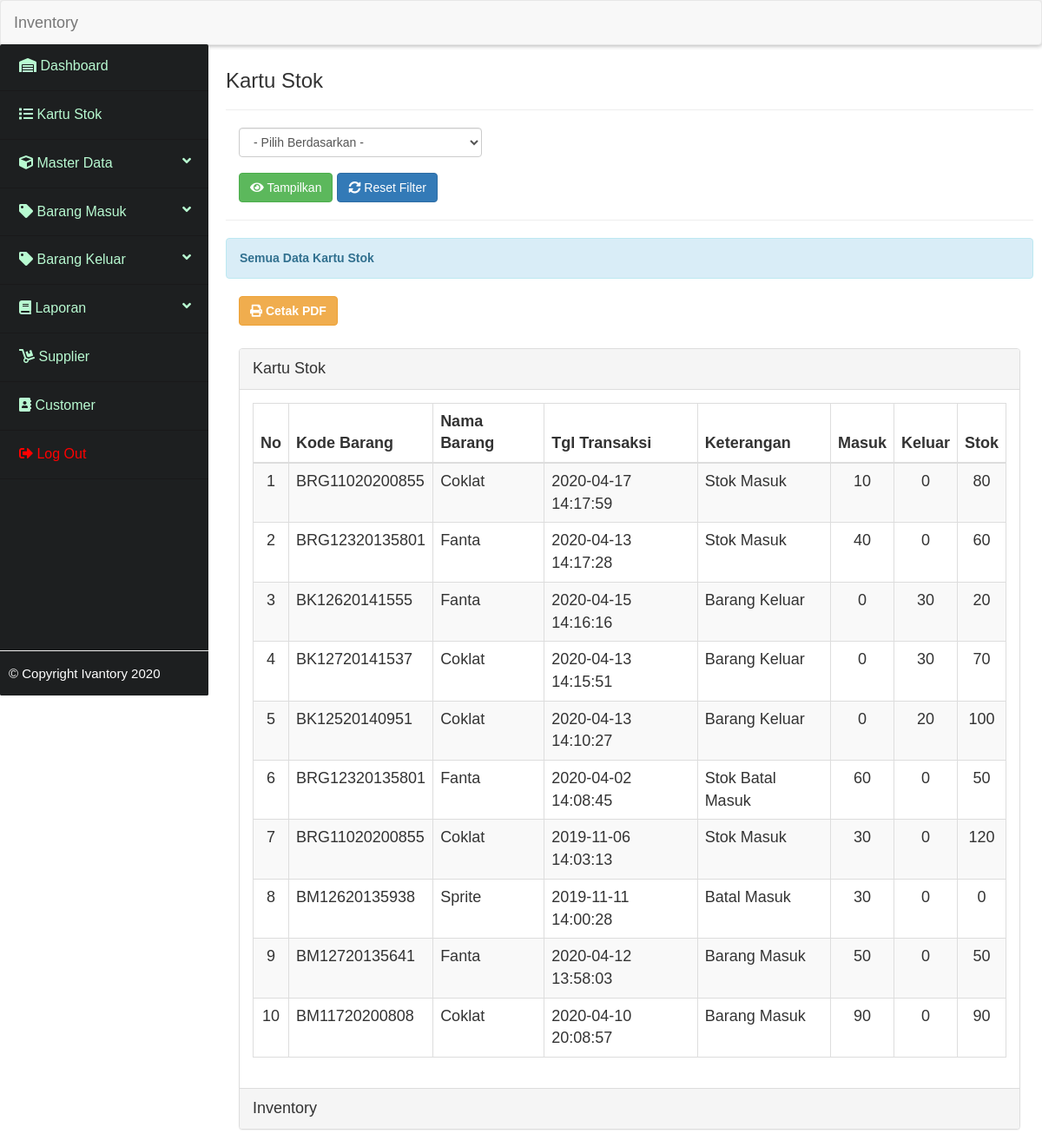
The page /_kartustok/kartu_stok.php on the database its author committed.
### tables this page shows
CREATE TABLE IF NOT EXISTS `tbl_kartustok` (
  `id_kartustok` int(11) NOT NULL AUTO_INCREMENT,
  `kode_barang` varchar(50) NOT NULL,
  `nama_barang` varchar(50) NOT NULL,
  `tgl_transaksi` datetime NOT NULL,
  `keterangan` varchar(20) NOT NULL,
  `jml_masuk` double NOT NULL,
  `jml_keluar` double NOT NULL,
  `sisa` double NOT NULL,
  PRIMARY KEY (`id_kartustok`)
);

### _kartustok/kartu_stok.php (the view, shortened to what this page needs)
<?php
include "../koneksi.php";
?>
        <section class="content">
            <div class="inner">
                <h3>Kartu Stok</h3>
                <hr>
                <form method="get" action="">
                    <div class="col-md-4">
                        <select name="filter" id="filter" class="form-control">
                            <option value="">- Pilih Berdasarkan -</option>
                        </select>
                    </div>
                    <br /><br />
                            <?php
                            $query = "SELECT keterangan AS ket FROM tbl_kartustok GROUP BY keterangan";
                            ?>
                    <div>
                    <button type="submit" class="btn btn-success" style="margin-left: 15px;"><i class="fas fa-eye"></i> Tampilkan</button>
                    <a href="kartu_stok.php" class="btn btn-primary"><i class="fas fa-sync-alt"></i> Reset Filter</a>
                    </div>
                </form>
                <hr />
                <?php
                if(isset($_GET['filter']) && ! empty($_GET['filter'])){
                    $filter = $_GET['filter'];
                    if($filter == '1'){
                        $tgl = date('d-m-y', strtotime($_GET['tanggal']));
                        echo '<h5 class="alert alert-info"><b>Data Berdasarkan Tanggal &nbsp " '.$tgl.' " </b></h5>';
                        echo '<a href="../cetak_laporan/cetak_kartustok.php?filter=1&tanggal='.$_GET['tanggal'].'" class="btn btn-warning" style="margin-left: 15px;"><span class="fas fa-print"></span> <b>Cetak PDF</b></a><br /><br />';
                        $query = "SELECT * FROM tbl_kartustok WHERE DATE(tgl_transaksi)='".$_GET['tanggal']."' ";
                    }else if($filter == '2'){
                        echo '<h5 class="alert alert-info"><b>Data Berdasarkan Nama Barang &nbsp " '.$_GET['barang'].' " </b></h5>';
                        echo '<a href="../cetak_laporan/cetak_kartustok.php?filter=2&barang='.$_GET['barang'].'" class="btn btn-warning" style="margin-left: 15px;"><span class="fas fa-print"></span> <b>Cetak PDF</b></a><br /><br />';
                        $query = "SELECT * FROM tbl_kartustok WHERE nama_barang ='".$_GET['barang']."' ";
                    }else{
                        echo '<h5 class="alert alert-info"><b>Data Berdasarkan Keterangan &nbsp " '.$_GET['ket'].' " </b></h5>';
                        echo '<a href="../cetak_laporan/cetak_kartustok.php?filter=3&ket='.$_GET['ket'].'" class="btn btn-warning" style="margin-left: 15px;"><span class="fas fa-print"></span> <b>Cetak PDF</b></a><br /><br />';
                        $query = "SELECT * FROM tbl_kartustok WHERE keterangan ='".$_GET['ket']."' ";
                    }
                }else{
                    echo '<h5 class="alert alert-info"><b>Semua Data Kartu Stok</b></h5>';
                    echo '<a href="../cetak_laporan/cetak_kartustok.php" class="btn btn-warning" style="margin-left: 15px;"><span class="fas fa-print"></span> <b>Cetak PDF</b></a><br /><br />';
                    $query = "SELECT * FROM tbl_kartustok ORDER BY id_kartustok DESC  ";
                }
                ?>
                <div class="table-content">
                    <div class="col-md-12">
                        <div class="panel panel-default">
                            <div class="panel-heading">
                                Kartu Stok
                            </div>
                            <div class="panel-body">
                                <div class="table">
                                    <table class="table table-striped table-bordered table-hover">
                                        <thead>
                                            <tr>
                                                <th><center>No</center></th>
                                                <th>Kode Barang</th>
                                                <th>Nama Barang</th>
                                                <th>Tgl Transaksi</th>
                                                <th>Keterangan</th>
                                                <th><center>Masuk</center></th>
                                                <th><center>Keluar</center></th>
                                                <th><center>Stok</center></th>
                                            </tr>
                                        </thead>
                                        <?php
                                            $sql = mysqli_query($conn, $query);
                                            $row = mysqli_num_rows($sql);
                                            $no = 1;
                                            if($row > 0){
                                                while($data = mysqli_fetch_array($sql)){
                                                    echo "<tr>";
                                                    echo "<td><center>".$no."</center></td>";
                                                    echo "<td>".$data['kode_barang']."</td>";
                                                    echo "<td>".$data['nama_barang']."</td>";
                                                    echo "<td>".$data['tgl_transaksi']."</td>";
                                                    echo "<td>".$data['keterangan']."</td>";
                                                    echo "<td><center>".$data['jml_masuk']."</center></td>";
                                                    echo "<td><center>".$data['jml_keluar']."</center></td>";
                                                    echo "<td><center>".$data['sisa']."</center></td>";
                                                    echo "</tr>";
                                                    $no++;
                                                }
                                            }else{
                                                echo "<tr><td colspan='8'><center><b>Data Tidak Ditemukan</b></center></td></tr>";
                                            }
                                            ?>
                                    </table>
                                </div>
                            </div>
                            <div class="panel-footer">
                                Inventory
                            </div>
                        </div>
                    </div>
                </div>
            </div>
        </section>

### rows shown on the page
tbl_kartustok: kode_barang "BRG11020200855", nama_barang "Coklat", tgl_transaksi "2020-04-17 14:17:59", keterangan "Stok Masuk", jml_masuk "10", jml_keluar "0", sisa "80"
tbl_kartustok: kode_barang "BRG12320135801", nama_barang "Fanta", tgl_transaksi "2020-04-13 14:17:28", keterangan "Stok Masuk", jml_masuk "40", jml_keluar "0", sisa "60"
tbl_kartustok: kode_barang "BK12620141555", nama_barang "Fanta", tgl_transaksi "2020-04-15 14:16:16", keterangan "Barang Keluar", jml_masuk "0", jml_keluar "30", sisa "20"
tbl_kartustok: kode_barang "BK12720141537", nama_barang "Coklat", tgl_transaksi "2020-04-13 14:15:51", keterangan "Barang Keluar", jml_masuk "0", jml_keluar "30", sisa "70"
tbl_kartustok: kode_barang "BK12520140951", nama_barang "Coklat", tgl_transaksi "2020-04-13 14:10:27", keterangan "Barang Keluar", jml_masuk "0", jml_keluar "20", sisa "100"
tbl_kartustok: kode_barang "BRG12320135801", nama_barang "Fanta", tgl_transaksi "2020-04-02 14:08:45", keterangan "Stok Batal Masuk", jml_masuk "60", jml_keluar "0", sisa "50"
tbl_kartustok: kode_barang "BRG11020200855", nama_barang "Coklat", tgl_transaksi "2019-11-06 14:03:13", keterangan "Stok Masuk", jml_masuk "30", jml_keluar "0", sisa "120"
tbl_kartustok: kode_barang "BM12620135938", nama_barang "Sprite", tgl_transaksi "2019-11-11 14:00:28", keterangan "Batal Masuk", jml_masuk "30", jml_keluar "0", sisa "0"
tbl_kartustok: kode_barang "BM12720135641", nama_barang "Fanta", tgl_transaksi "2020-04-12 13:58:03", keterangan "Barang Masuk", jml_masuk "50", jml_keluar "0", sisa "50"
tbl_kartustok: kode_barang "BM11720200808", nama_barang "Coklat", tgl_transaksi "2020-04-10 20:08:57", keterangan "Barang Masuk", jml_masuk "90", jml_keluar "0", sisa "90"
